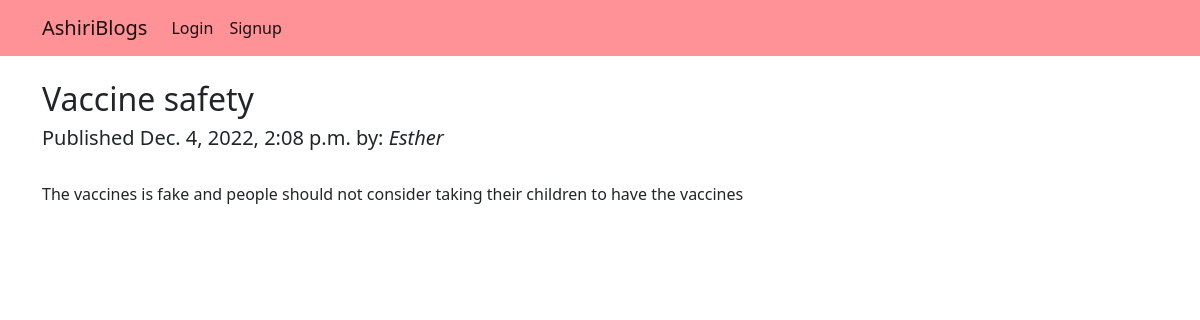
The page /ashiriblogapp/article_detail/Safety_vaccine/ on the database its author committed.
### ashiriblogapp/models.py (models this page shows, shortened)
class blogs(models.Model):
		title = models.CharField(max_length=200)
		description = models.TextField()
		slug = models.SlugField(max_length=100, unique=True)
		published = models.DateTimeField(auto_now_add=True)
		author = models.ForeignKey(User, on_delete=models.CASCADE) #a one to many relationship model

### ashiriblogapp/views.py (the view)
# urls.py: path('article_detail/<slug:slug>/', views.article_detail, name='article_detail'),
def article_detail(request, slug):
		detail = get_object_or_404(blogs, slug=slug)
		return render(request, 'ashiriblogapp/details.html', {'detail':detail})

### ashiriblogapp/templates/ashiriblogapp/details.html (shortened to what this page needs)
{% extends "ashiriblogapp/base.html" %}
{% block body %}
<div class="container mt-4">
			<h2>{{detail.title}}</h2>
			<h5>Published {{detail.published}} by: <i>{{detail.author}}</i></h5>
			<br>
				<p>{{detail.description}}</p>
		</div>
{% endblock %}

### rows shown on the page
blogs: title "Vaccine safety", published "Dec. 4, 2022, 2:08 p.m.", author "Esther", description "The vaccines is fake and people should not consider taking their children to have the vaccines"
